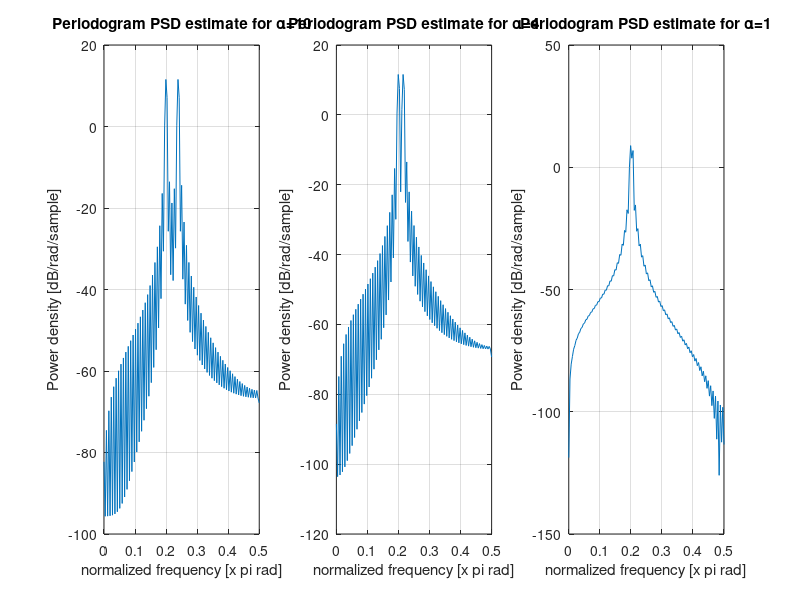

Here is the MATLAB script that generated this plot:
% ASPMI Part 1.3b
% Make Bartlett-windowed periodogram of x[n]
f0=0.2;
a1 = 1;
a2 = 1;
phi1 = 0;
phi2 = 0;
N = 256;

n = 0:N-1;
w = 0; % 0 variance

% Find periodogram for alpha=10
alpha = 10;
x = a1*sin(f0*2*pi*n+phi1)+a2*sin((f0+alpha/N)*2*pi*n+phi2)+w;
win = bartlett(N);
figure(1)
subplot(1,3,1)
periodogram(x,win);
title('Periodogram PSD estimate for \alpha=10')

% Find periodogram for alpha=4
% could it be 3
alpha = 4;
x = a1*sin(f0*2*pi*n+phi1)+a2*sin((f0+alpha/N)*2*pi*n+phi2)+w;
win = bartlett(N);
figure(1)
subplot(1,3,2)
periodogram(x,win);
title('Periodogram PSD estimate for \alpha=4')

% Find periodogram for alpha=1
alpha = 1;
x = a1*sin(f0*2*pi*n+phi1)+a2*sin((f0+alpha/N)*2*pi*n+phi2)+w;
win = bartlett(N);
figure(1)
subplot(1,3,3)
periodogram(x,win);
title('Periodogram PSD estimate for \alpha=1')